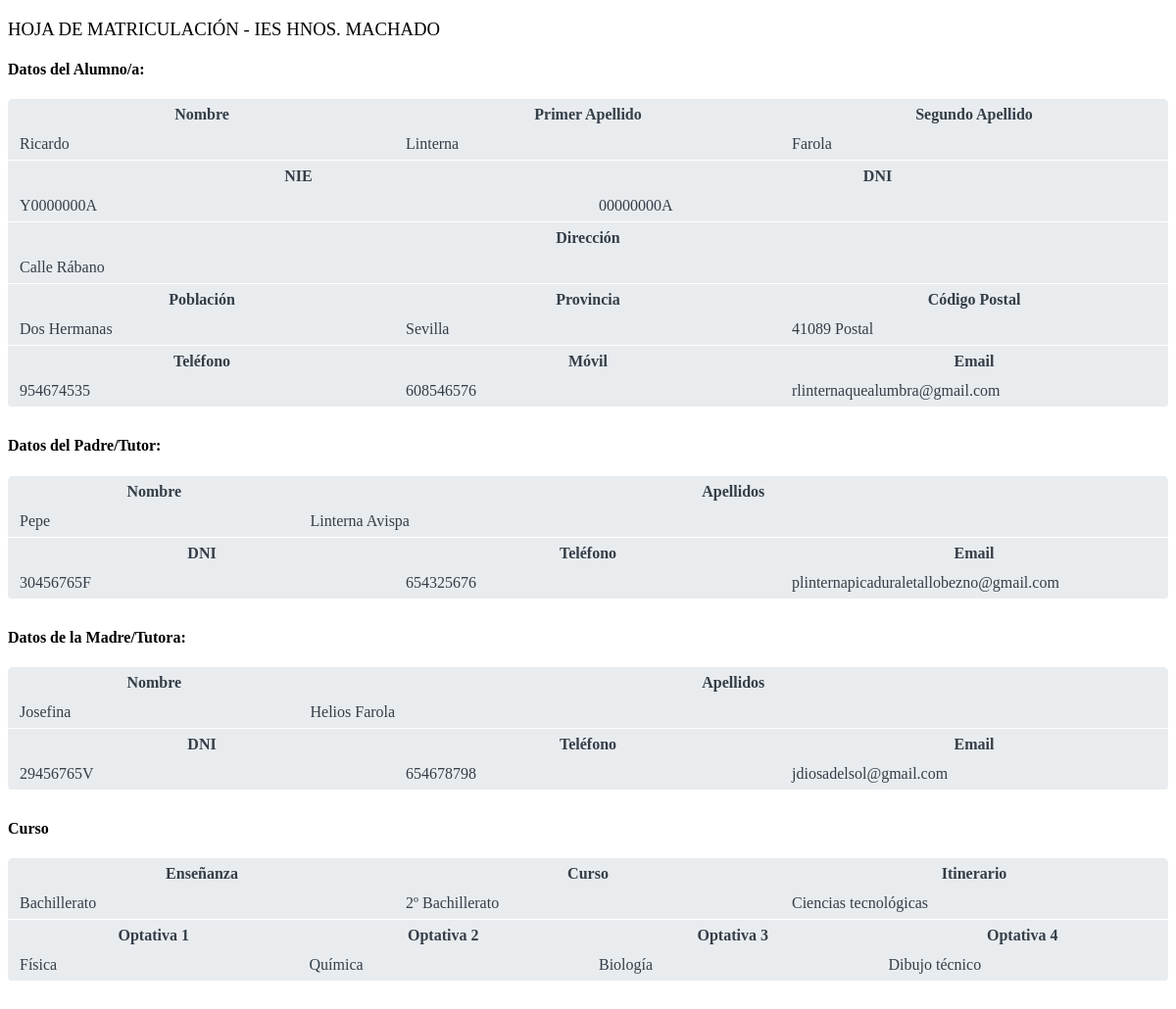
Page /php/matricula.php (signed in) on the earlier database version.
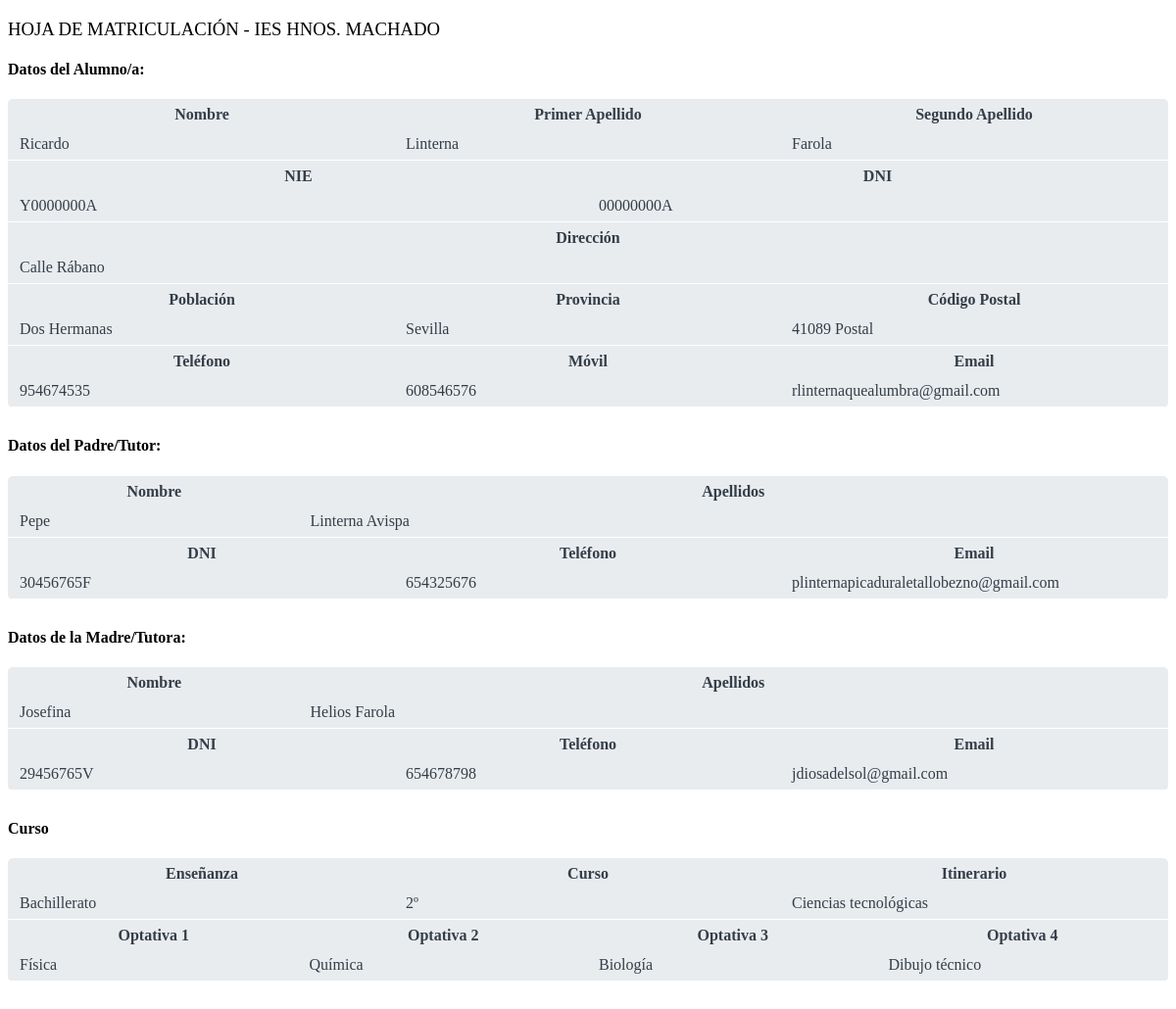
Same page on the later database version.
### tables this page shows
CREATE TABLE `alumnos` (
  `id` int(5) NOT NULL,
  `dni` varchar(9) NOT NULL,
  `clave` varchar(40) NOT NULL,
  `nombre` varchar(40) NOT NULL,
  `apellido1` varchar(40) NOT NULL,
  `apellido2` varchar(40) NOT NULL,
  `nie` varchar(9) NOT NULL,
  `fecha_nac` date NOT NULL,
  `direccion` varchar(60) NOT NULL,
  `poblacion` varchar(40) NOT NULL,
  `provincia` varchar(40) NOT NULL,
  `cod_postal` int(5) NOT NULL,
  `tel_fijo` int(9) NOT NULL,
  `tel_movil` int(9) NOT NULL,
  `correo` varchar(50) NOT NULL,
  `dni_padre` varchar(9) NOT NULL,
  `nombre_padre` varchar(40) NOT NULL,
  `apellidos_padre` varchar(40) NOT NULL,
  `tel_padre` int(9) NOT NULL,
  `correo_padre` varchar(50) NOT NULL,
  `dni_madre` varchar(9) NOT NULL,
  `nombre_madre` varchar(40) NOT NULL,
  `apellidos_madre` varchar(40) NOT NULL,
  `tel_madre` int(9) NOT NULL,
  `correo_madre` varchar(50) NOT NULL,
  `cambio_datos` varchar(500) DEFAULT NULL
);

CREATE TABLE `cursos` (
  `id` int(5) NOT NULL,
  `nombre` varchar(40) NOT NULL,
  `id_enseñanza` int(5) NOT NULL
);

CREATE TABLE `itinerarios` (
  `id` int(5) NOT NULL,
  `nombre` varchar(40) NOT NULL,
  `id_curso` int(5) NOT NULL
);

CREATE TABLE `optativas` (
  `id` int(5) NOT NULL,
  `nombre` varchar(40) NOT NULL,
  `id_curso` int(5) NOT NULL
);

### php/functions.php (called while the page is built, shortened)
<?php
function connectDB()
{
    try
    {
        $opc=array(PDO::MYSQL_ATTR_INIT_COMMAND => "SET NAMES utf8");
        $dsn="mysql:host=localhost;dbname=automatricula";
        $usuario="root";
        $contrasena="";
        $base=new PDO($dsn,$usuario,$contrasena,$opc);
    }
    catch (PDOException $e)
    {
        die ("Error".$e->getMessage());
        $resultado=null;
    }
    return $base;
}
function ejecutaConsulta($sql)
{
		$miconexion=connectDB();
		return $miconexion->query($sql);
}
function ejecutaConsultaArray($sql)
{
		$datos=[];
		$resultset=ejecutaConsulta($sql);
		while($fila=$resultset->fetch(PDO::FETCH_ASSOC))
		{
			$datos[]=$fila;
		}
		return $datos;
}
?>

### php/matricula.php (the view, shortened to what this page needs)
<!DOCTYPE html>
<html>
<head>
</head>
<body>
	<?php
		include "functions.php";
		$dni=$_SESSION['login'];
		$consulta="SELECT * FROM alumnos WHERE DNI='".$dni."';";
        $consulta2="SELECT E.NOMBRE, C.NOMBRE, I.NOMBRE FROM alumnos A, matriculas M, itinerarios I, cursos C, enseñanzas E WHERE A.DNI='".$dni."' AND A.ID=M.ID_ALUMNO AND M.ID_ITINERARIO=I.ID AND I.ID_CURSO=C.ID AND C.ID_enseñanza=E.ID";
        $consulta3="SELECT O.NOMBRE FROM matriculas M, optativas O, optativas_elegidas OE WHERE M.COD_MATRICULA=OE.COD_MATRICULA  AND O.ID=OE.ID_OPTATIVA1";
        $consulta4="SELECT O.NOMBRE FROM matriculas M, optativas O, optativas_elegidas OE WHERE M.COD_MATRICULA=OE.COD_MATRICULA  AND O.ID=OE.ID_OPTATIVA2";
        $consulta5="SELECT O.NOMBRE FROM matriculas M, optativas O, optativas_elegidas OE WHERE M.COD_MATRICULA=OE.COD_MATRICULA  AND O.ID=OE.ID_OPTATIVA3";
        $consulta6="SELECT O.NOMBRE FROM matriculas M, optativas O, optativas_elegidas OE WHERE M.COD_MATRICULA=OE.COD_MATRICULA  AND O.ID=OE.ID_OPTATIVA4";
		$resulset=ejecutaConsulta($consulta);
        $alumno=$resulset->fetch(PDO::FETCH_ASSOC);
        $resulset2=ejecutaConsulta($consulta2);
		$matricula=$resulset2->fetch(PDO::FETCH_NUM);
        $resulset3=ejecutaConsulta($consulta3);
		$optativa1=$resulset3->fetch(PDO::FETCH_NUM);
        $resulset4=ejecutaConsulta($consulta4);
		$optativa2=$resulset4->fetch(PDO::FETCH_NUM);
        $resulset5=ejecutaConsulta($consulta5);
		$optativa3=$resulset5->fetch(PDO::FETCH_NUM);
        $resulset6=ejecutaConsulta($consulta6);
		$optativa4=$resulset6->fetch(PDO::FETCH_NUM);
		$consulta7 = ejecutaConsultaArray("SELECT m.cod_matricula from alumnos a inner join matriculas m where a.id = m.id_alumno and a.dni='$dni'");
		$cod_matricula = $consulta7[0]["cod_matricula"];
	?>
	<div style="text-align:right"><barcode dimension="1D" type="EAN13" value="<?php echo $cod_matricula;?>" label="label" style="float:right;width:30mm; height:6mm; color: #000; font-size: 3mm"></barcode></div>
	<h3 style="font-weight:lighter;">HOJA DE MATRICULACIÓN - IES HNOS. MACHADO</h3>
	<h4>Datos del Alumno/a:</h4>
	<div class="contenedor">
	<table class="caja0">
		<tr><th class="caja4">Nombre</th><th class="caja4">Primer Apellido</th><th class="caja4">Segundo Apellido</th></tr>
		<tr><td class="caja4"><?php echo $alumno['nombre'];?></td><td class="caja4"><?php echo $alumno['apellido1'];?></td><td class="caja4"><?php echo $alumno['apellido2'];?></td></tr>
	</table>
	<table class="caja0">
		<tr><th class="caja3">NIE</th><th class="caja3">DNI</th></tr>
		<tr><td class="caja3"><?php echo $alumno['nie'];?></td><td class="caja3"><?php echo $alumno['dni'];?></td></tr>
	</table>
	<table class="caja0">
	 	<tr><th class="caja1">Dirección</th></tr>
	 	<tr><td class="caja1"><?php echo $alumno['direccion'];?></td></tr>
	</table>
	<table class="caja0">
	 	<tr><th class="caja4">Población</th><th class="caja4">Provincia</th><th class="caja4">Código Postal</th></tr>
	 	<tr><td class="caja4"><?php echo $alumno['poblacion'];?></td><td class="caja4"><?php echo $alumno['provincia'];?></td><td class="caja4"><?php echo $alumno['cod_postal'];?> Postal</td></tr>
	</table>
	<table class="caja0">
	 	<tr><th class="caja4">Teléfono</th><th class="caja4">Móvil</th><th class="caja4">Email</th></tr>
	 	<tr><td class="caja4"><?php echo $alumno['tel_fijo'];?></td><td class="caja4"><?php echo $alumno['tel_movil'];?></td><td class="caja4"><?php echo $alumno['correo'];?></td></tr>
	</table>
	</div>
 	<h4>Datos del Padre/Tutor:</h4>
 	<div class="contenedor">
 	<table class="caja0">
	 	<tr><th class="caja5">Nombre</th><th class="caja2">Apellidos</th></tr>
	 	<tr><td class="caja5"><?php echo $alumno['nombre_padre'];?></td><td class="caja2"><?php echo $alumno['apellidos_padre'];?></td></tr>
	</table>
	<table class="caja0">
	    <tr><th class="caja4">DNI</th><th class="caja4">Teléfono</th><th class="caja4">Email</th></tr>
	    <tr><td class="caja4"><?php echo $alumno['dni_padre'];?></td><td class="caja4"><?php echo $alumno['tel_padre'];?></td><td class="caja4"><?php echo $alumno['correo_padre'];?></td></tr>
	</table>
	</div>
	<h4>Datos de la Madre/Tutora:</h4>
	<div class="contenedor">
	<table class="caja0">
	 	<tr><th class="caja5">Nombre</th><th class="caja2">Apellidos</th></tr>
	 	<tr><td class="caja5"><?php echo $alumno['nombre_madre'];?></td><td class="caja2"><?php echo $alumno['apellidos_madre'];?></td></tr>
	</table>
	<table class="caja0">
	    <tr><th class="caja4">DNI</th><th class="caja4">Teléfono</th><th class="caja4">Email</th></tr>
	    <tr><td class="caja4"><?php echo $alumno['dni_madre'];?></td><td class="caja4"><?php echo $alumno['tel_madre'];?></td><td class="caja4"><?php echo $alumno['correo_madre'];?></td></tr>
	</table>
</div>
	<h4>Curso</h4>
	<div class="contenedor">
	<table class="caja0">
	    <tr><th class="caja4">Enseñanza</th><th class="caja4">Curso</th><th class="caja4">Itinerario</th></tr>
	    <tr><td class="caja4"><?php echo $matricula[0];?></td><td class="caja4"><?php echo $matricula[1];?></td><td class="caja4"><?php echo $matricula[2];?></td></tr>
    </table>
    <table class="caja0">
	    <tr><th class="caja5">Optativa 1</th><th class="caja5">Optativa 2</th><th class="caja5">Optativa 3</th><th class="caja5">Optativa 4</th></tr>
	    <tr><td class="caja5"><?php echo $optativa1[0];?></td><td class="caja5"><?php echo $optativa2[0];?></td><td class="caja5"><?php echo $optativa3[0];?></td><td class="caja5"><?php echo $optativa4[0];?></td></tr>
	</table>
</div>
</body>
</html>

### php/matricula.php (style rules this page uses)
.caja0 { width:100%; }
.caja1 { width:100%; }
.caja2 { width: 75%; }
.caja3 { width: 50%; }
.caja4 { width: 33.3%; }
.caja5 { width: 25%; }
.caja1, .caja2, .caja3, .caja4, .caja5 { padding:5px 10px; color:#343e48; border-radius:5px; }
.caja0 { border-bottom: solid 1px white; }
.contenedor { background-color:#e9ecef; border-radius:5px; margin-bottom:30px; }

Differences in the rows shown:
changed through a linked row, enseñanzas "Bachillerato": cursos.nombre "2º Bachillerato" → "2º"
